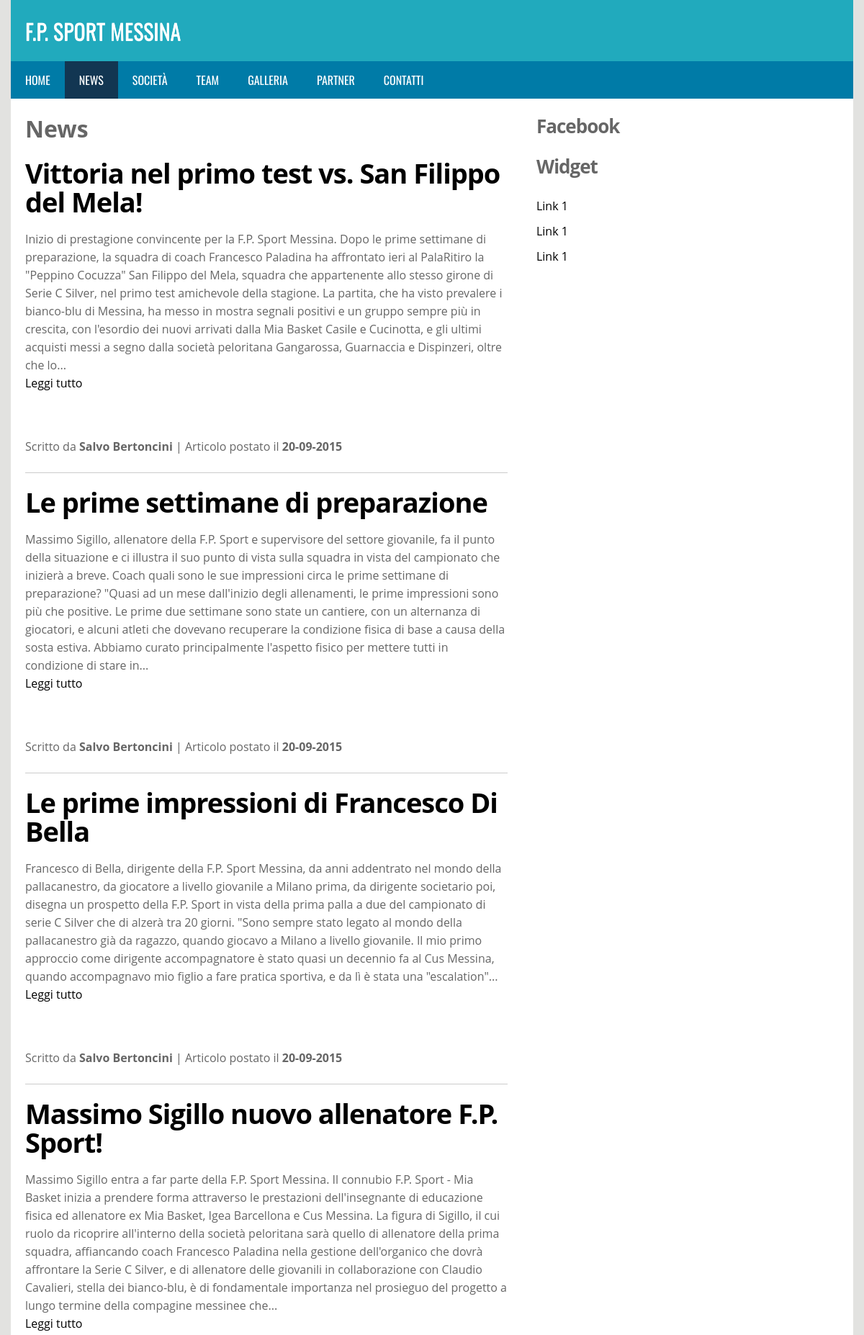
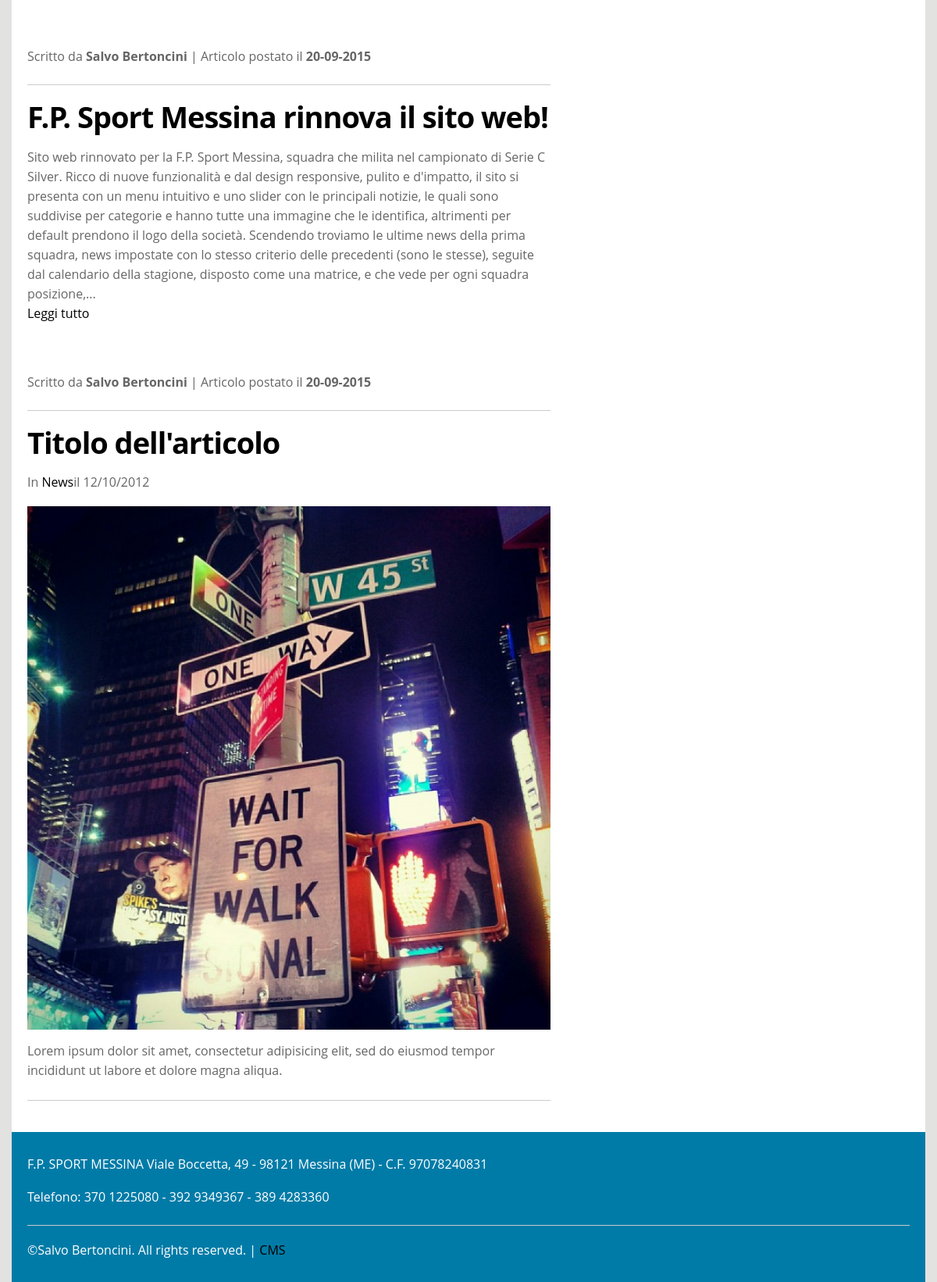
Page /news.php on the committed database (2 pictures, top to bottom).
### tables this page shows
CREATE TABLE IF NOT EXISTS `posts` (
  `id_posts` int(11) NOT NULL,
  `id_users` int(11) NOT NULL,
  `title_posts` varchar(100) NOT NULL,
  `articles_posts` text NOT NULL,
  `data_posts` date NOT NULL,
  `image_posts` blob
);

CREATE TABLE IF NOT EXISTS `users` (
  `id_users` int(11) NOT NULL,
  `username_users` varchar(30) NOT NULL,
  `password_users` varchar(30) NOT NULL,
  `name_users` varchar(40) NOT NULL,
  `surname_users` varchar(40) NOT NULL,
  `email_users` varchar(100) NOT NULL
);

### articles/preview.php (called while the page is built)
<?php
function anteprima($testo, $lunghezza, $finale) {
return (count($parole = explode(' ', $testo)) > $lunghezza) ? implode(' ', array_slice($parole, 0, $lunghezza)) . $finale : $testo;
}
?>

### news.php (the view, shortened to what this page needs)
<!doctype html>
 <html class="no-js" lang="en">
<head>
    <link href="style.css" rel="stylesheet" />
    <link href="css/responsive.css" rel="stylesheet" />
    <link rel="stylesheet" href="slick-style.css"/>
</head>
<body>
<div id="wrapper">
    <header id="header">
            <h1 id="site-title"><a href="index.php">F.P. Sport Messina</a></h1>
    </header>
    <div id="mainmenu">
        <ul>
            <li><a href="index.php">HOME</a></li>
            <li class="active"><a href="news.php">NEWS</a></li>
            <li><a href="societa.php">SOCIETà</a></li>
            <li><a href="team.php">TEAM</a></li>
            <li><a href="media.php">GALLERIA</a></li>
            <li><a href="partner.php">PARTNER</a></li>
            <li><a href="contatti.php">CONTATTI</a></li>
        </ul>
    </div>
    <div id="main">
        <div id="content">
            <h1>News</h1>
            <?php
            @include "articles/preview.php";
            $sql = "SELECT * FROM posts ORDER BY id_posts DESC";
            $query = @mysql_query($sql) or die (mysql_error());
            if(mysql_num_rows($query) > 0){
              while($row = mysql_fetch_array($query)){
                $art_id = $row['id_posts'];
                $autore = stripslashes($row['id_users']);
                $titolo = stripslashes($row['title_posts']);
                $data = $row['data_posts'];
                $articolo = $row['articles_posts'];
                $nomecognomeSQL = "SELECT name_users, surname_users FROM users WHERE id_users = '".$autore."'";
                $queryAutore = @mysql_query($nomecognomeSQL) or die (mysql_error());
                if(mysql_num_rows($queryAutore) > 0)
                        if ($riga = mysql_fetch_array($queryAutore)) {
                          $nome_autore = $riga['name_users'];
                          $cognome_autore = $riga['surname_users'];
                        }
            ?>
            <?php
                $link = "... <br><a href=\".\articles\show.php?id=".$art_id."\">Leggi tutto</a>";
                echo "<article class=\"post\"><h2 class=\"entry-title\"><a href=\".\articles\show.php?id=$art_id\">".$titolo."</a></h2><div class=\"entry-content\">";
                echo "<p>".@anteprima($articolo, 100, $link)."</p></div></article>";
                echo "<br><br>";
                $data = preg_replace('/^(.{4})-(.{2})-(.{2})$/','$3-$2-$1', $data);
                echo  "<p>Scritto da <b>". $nome_autore . " " . $cognome_autore . "</b>";
                echo  " | Articolo postato il <b>" . $data . "</b></p><hr />";
              }
            }
            else{
              echo "Nessun articolo presente. <hr />";
            }
        ?>
            <article class="post">
                <h2 class="entry-title"><a href="#">Titolo dell'articolo</a></h2>
                <p>In <a href="#">News</a>il 12/10/2012</b></p>
                <a href="#">
                   <img src="img/times-square.jpg" class="index-thumb"/>
                </a>
                <div class="entry-content">
                   Lorem ipsum dolor sit amet, consectetur adipisicing elit, sed do eiusmod tempor incididunt ut labore et dolore magna aliqua.
                </div>
            </article>
            <hr />
        </div>
        <aside id="sidebar">
            <h3>Facebook</h3>
            <div class="widget">
                <h3>Widget</h3>
                <ul>
                    <li><a href="#">Link 1</a></li>
                    <li><a href="#">Link 1</a></li>
                    <li><a href="#">Link 1</a></li>
                </ul>
            </div>
        </aside>
    </div>
    <footer id="footer">
        <p>F.P. SPORT MESSINA Viale Boccetta, 49 - 98121 Messina (ME) - C.F. 97078240831</p>
        <p>Telefono: 370 1225080 - 392 9349367 - 389 4283360</p>
        <hr />
        <p>&copy;Salvo Bertoncini. All rights reserved. | <a href="/cms/login.php">CMS</a></p>
    </footer>
</div>
</body>
</html>

### style.css (style rules this page uses)
html, body, div, span, object, iframe, h1, h2, h3, h4, h5, h6, p, blockquote, pre, abbr, address, cite, code, del, dfn, em, img, ins, kbd, q, samp, small, strong, sub, sup, var, b, i, dl, dt, dd, ol, ul, li, fieldset, form, label, legend, table, caption, tbody, tfoot, thead, tr, th, td, article, aside, canvas, details, figcaption, figure, footer, header, hgroup, menu, nav, section, summary, time, mark, audio, video { margin: 0;padding: 0;border: 0;font-size: 100%;vertical-align: baseline; }
article, aside, details, figcaption, figure, footer, header, hgroup, menu, nav, section { display: block; }
html { overflow-y: scroll; -webkit-text-size-adjust: 100%; -ms-text-size-adjust: 100%; }
body { color: #666;font: 16px/28px;font-family: 'Open Sans', sans-serif;background: #e2e2e0; }
a { color: #000;text-decoration: none;-webkit-transition: all 0.3s ease-in-out;-moz-transition: all 0.3s ease-in-out;-o-transition: all 0.3s ease-in-out;-ms-transition: all 0.3s ease-in-out;transition: all 0.3s ease-in-out; }
p, dl, hr, h1, h2, h3, ol, ul, dd, pre, table, fieldset { margin-bottom: 20px; }
h1, h2, h3, h4, h5, h6 { text-shadow: 0 1px 0 #fff; }
h1 { font-size: 32px; }
h2 { font-size: 28px; }
h3 { font-size: 26px;letter-spacing: -1px; }
#wrapper { width: 960px;margin: 0 auto;background:#fff; }
#header { width: 920px;float:left;padding: 20px 20px 20px 20px; background:#21aabd; }
#mainmenu { width: 100%;float:left;background: #007BA7; }
#main { width: 920px;float:left;padding: 20px 20px 20px 20px; }
#content { width: 620px;float:left; }
#sidebar { width: 270px;float:right; }
#footer { width: 920px;float:left;padding: 30px 20px 10px 20px;background:#007BA7; }
#site-title a { font-family: oswald; font-weight: 400; font-size:30px; text-transform:uppercase;float: left;color:#fff; }
#mainmenu ul { margin: 0px 0 0px 0px;float:left;width:100%; list-style: none; }
#mainmenu ul li { float: left;margin: 0 0px 0 0;position: relative; }
#mainmenu a { color: #fff; display: block;font: 14px;padding: 14px 20px;font-family: oswald; text-transform:uppercase; }
#mainmenu .active { background: #123652; }
.post { padding: 0px 0 0px 0; }
.post .entry-title { margin-bottom: 20px; }
.post .entry-title a { display: block;font-size: 38px;line-height:40px;font-weight: bold;letter-spacing: -1px; }
.post .entry-content { line-height:25px; }
.index-thumb { width:100%;height:auto;margin-bottom:10px; }
hr { border-bottom: 1px solid #ccc;border-top:none;border-left:none;border-right:none;margin:25px 0 20px 0; }
.widget li { line-height: 35px;list-style-type:none }
#footer { color: #fff; }
#footer a { font: 14px; }

### css/responsive.css (style rules this page uses)
@media (min-width: 1200px) { #wrapper { width: 1170px;margin: 0 auto; } }
@media (min-width: 1200px) { #header { width: 1130px;float:left;padding: 20px 20px 20px 20px; } }
@media (min-width: 1200px) { #mainmenu { width: 100%;float:left; } }
@media (min-width: 1200px) { #main { width: 1130px;float:left;padding: 20px 20px 20px 20px; } }
@media (min-width: 1200px) { #content { width: 670px;float:left; } }
@media (min-width: 1200px) { #sidebar { width: 420px;float:right; } }
@media (min-width: 1200px) { #footer { width: 1130px;float:left;padding: 30px 20px 10px 20px; } }
@media (min-width: 1200px) { #mainmenu { display:block; } }

### rows in the picture
posts: title_posts "Vittoria nel primo test vs. San Filippo del Mela!", articles_posts "Inizio di prestagione convincente per la F.P. Sport Messina. Dopo le prime settimane di preparazione, la squadra di coach Francesco Paladina ha affrontato ieri al PalaRitiro la \"Peppino Cocuzza\" San Filippo del Mela, squadra che appartenente allo stesso girone di Serie C Silver, nel primo test amichevole della stagione. La partita, che ha visto prevalere i bianco-blu di Messina, ha messo in mostra segnali positivi e un gruppo sempre più in crescita, con l'esordio dei nuovi arrivati dalla Mia Basket Casile e Cucinotta, e gli ultimi acquisti messi a segno dalla società peloritana Gangarossa, Guarnaccia e Dispinzeri, oltre che lo", id_users.name_users "Salvo", id_users.surname_users "Bertoncini", data_posts "20-09-2015"
posts: title_posts "Le prime settimane di preparazione", articles_posts "Massimo Sigillo, allenatore della F.P. Sport e supervisore del settore giovanile, fa il punto della situazione e ci illustra il suo punto di vista sulla squadra in vista del campionato che inizierà a breve. Coach quali sono le sue impressioni circa le prime settimane di preparazione? \"Quasi ad un mese dall'inizio degli allenamenti, le prime impressioni sono più che positive. Le prime due settimane sono state un cantiere, con un alternanza di giocatori, e alcuni atleti che dovevano recuperare la condizione fisica di base a causa della sosta estiva. Abbiamo curato principalmente l'aspetto fisico per mettere tutti in condizione di stare in", id_users.name_users "Salvo", id_users.surname_users "Bertoncini", data_posts "20-09-2015"
posts: title_posts "Le prime impressioni di Francesco Di Bella", articles_posts "Francesco di Bella, dirigente della F.P. Sport Messina, da anni addentrato nel mondo della pallacanestro, da giocatore a livello giovanile a Milano prima, da dirigente societario poi, disegna un prospetto della F.P. Sport in vista della prima palla a due del campionato di serie C Silver che di alzerà tra 20 giorni. \"Sono sempre stato legato al mondo della pallacanestro già da ragazzo, quando giocavo a Milano a livello giovanile. Il mio primo approccio come dirigente accompagnatore è stato quasi un decennio fa al Cus Messina, quando accompagnavo mio figlio a fare pratica sportiva, e da lì è stata una \"escalation\"", id_users.name_users "Salvo", id_users.surname_users "Bertoncini", data_posts "20-09-2015"
posts: title_posts "Massimo Sigillo nuovo allenatore F.P. Sport!", articles_posts "Massimo Sigillo entra a far parte della F.P. Sport Messina. Il connubio F.P. Sport - Mia Basket inizia a prendere forma attraverso le prestazioni dell'insegnante di educazione fisica ed allenatore ex Mia Basket, Igea Barcellona e Cus Messina. La figura di Sigillo, il cui ruolo da ricoprire all'interno della società peloritana sarà quello di allenatore della prima squadra, affiancando coach Francesco Paladina nella gestione dell'organico che dovrà affrontare la Serie C Silver, e di allenatore delle giovanili in collaborazione con Claudio Cavalieri, stella dei bianco-blu, è di fondamentale importanza nel prosieguo del progetto a lungo termine della compagine messinee che", id_users.name_users "Salvo", id_users.surname_users "Bertoncini", data_posts "20-09-2015"
posts: title_posts "F.P. Sport Messina rinnova il sito web!", articles_posts "Sito web rinnovato per la F.P. Sport Messina, squadra che milita nel campionato di Serie C Silver. Ricco di nuove funzionalità e dal design responsive, pulito e d'impatto, il sito si presenta con un menu intuitivo e uno slider con le principali notizie, le quali sono suddivise per categorie e hanno tutte una immagine che le identifica, altrimenti per default prendono il logo della società. Scendendo troviamo le ultime news della prima squadra, news impostate con lo stesso criterio delle precedenti (sono le stesse), seguite dal calendario della stagione, disposto come una matrice, e che vede per ogni squadra posizione,", id_users.name_users "Salvo", id_users.surname_users "Bertoncini", data_posts "20-09-2015"
